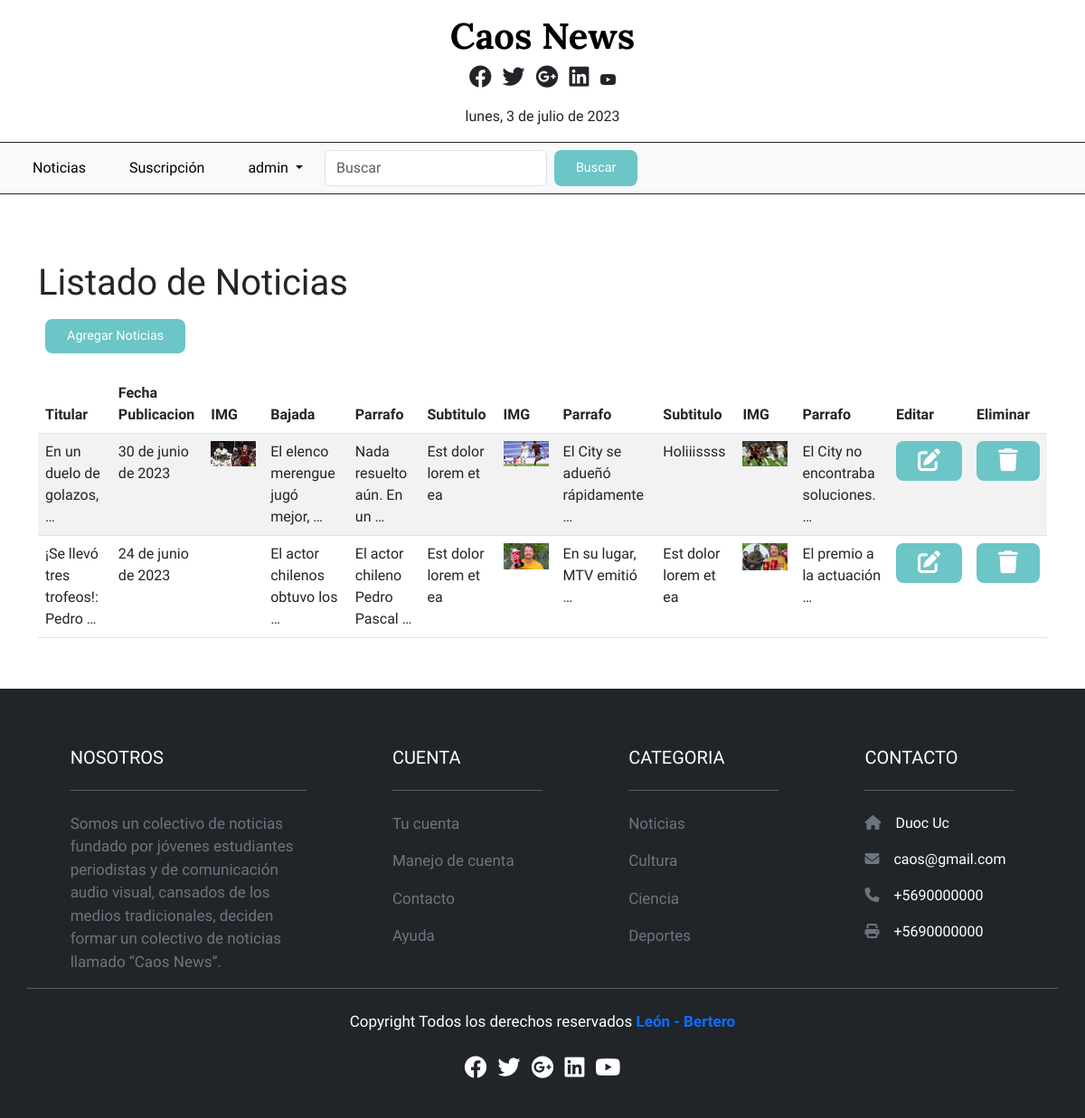
The app's page /listado (signed in) with its own data.
### noticias/models.py (models this page shows, shortened)
class Noticia(models.Model):
    id_noticia        = models.AutoField(db_column='idNoticia', primary_key=True)
    titulo            = models.CharField(max_length=100)
    fecha_publicacion = models.DateField(blank=False, null=False)
    id_categoria      = models.ForeignKey('Categoria', on_delete=models.CASCADE, db_column='idCategoria')
    img_hero          = models.ImageField(upload_to='hero', null=True, blank=True)
    bajada_titulo     = models.CharField(max_length=100)
    contenido         = models.CharField(max_length=1000)
    subtitulo         = models.CharField(max_length=100)
    img_noticias      = models.ImageField(upload_to='noticias', null=True, blank=True)
    contenido2        = models.CharField(max_length=1000)
    subtitulo2        = models.CharField(max_length=100)
    img_noticias2     = models.ImageField(upload_to='noticias2', null=True,blank=True)
    contenido3        = models.CharField(max_length=1000)

### noticias/views.py (the view)
# urls.py: path('listado', views.listado , name='listado'),
@login_required
def listado(request):
    noticia = Noticia.objects.all()
    context={"noticia":noticia}
    return render(request, 'noticias/gestion/listado.html', context)

### noticias/templates/noticias/gestion/listado.html (shortened to what this page needs)
{% extends '../base.html' %}
{% load static %}
{% block body %}
<div class="row">
    <div class="col-sm-12">
        <h1>Listado de Noticias</h1>
        <div class="p-2">
            <a href="{% url 'add'%}" class="btn btn-primary">Agregar Noticias</a>
          </div>
        <div class="table-responsive py-3 "  >
            <table class="table table-striped">
                <thead>
                    <tr >
                        <th>Titular</th>
                        <th>Fecha Publicacion</th>
                        <th>IMG</th>
                        <th>Bajada</th>
                        <th>Parrafo</th>
                        <th>Subtitulo</th>
                        <th>IMG</th>
                        <th>Parrafo</th>
                        <th>Subtitulo</th>
                        <th>IMG</th>
                        <th>Parrafo</th>
                        <th>Editar</th>
                        <th>Eliminar</th>
                    </tr>
                </thead>
                <tbody>
                    {% for n in noticia %}
                    <tr class="fila-tabla" style="height: 50px;">
                        <td>{{n.titulo|truncatewords:5 }}</td>
                        <td>{{n.fecha_publicacion}}</td>
                        <td><img src="{{n.img_hero.url}}" alt="" width="50px"></td>
                        <td>{{n.bajada_titulo|truncatewords:5 }}</td>
                        <td>{{n.contenido|truncatewords:5 }}</td>
                        <td>{{n.subtitulo|truncatewords:5 }}</td>
                        <td><img src="{{n.img_noticias.url}}" alt="" width="50px"></td>
                        <td>{{n.contenido2|truncatewords:5 }}</td>
                        <td>{{n.subtitulo2|truncatewords:5 }}</td>
                        <td><img src="{{n.img_noticias2.url}}" alt="" width="50px"></td>
                        <td>{{n.contenido3|truncatewords:5 }}</td>
                        <td><a href="edit/{{n.id_noticia}}" class="btn btn-primary"><i class="fa-solid fa-pen-to-square"></i> </a></td>
                        <td><a href="delete/{{n.id_noticia}}" class="btn btn-danger btnEliminacion"><i class="fa-sharp fa-solid fa-trash"></i></a></td>
                    </tr>
                    {% endfor %}
                </tbody>
            </table>
        </div>
    </div>
</div>
{% endblock %}

### noticias/templates/noticias/base.html (shortened to what this page needs)
{% load static %}
<!doctype html>
<html lang="es">
  <head>
    <link href="https://cdn.jsdelivr.net/npm/bootstrap@5.3.0-alpha3/dist/css/bootstrap.min.css" rel="stylesheet">
    <link rel="stylesheet" href="https://cdnjs.cloudflare.com/ajax/libs/font-awesome/6.4.0/css/all.min.css" />
    <link rel="stylesheet" href="{% static 'css/style.css' %}">
    <link rel="stylesheet" href="https://cdn.datatables.net/1.13.4/css/dataTables.bootstrap5.min.css"></link>
  </head>
  <body>
    <header class="mt-0 pt-0">
      <div id="topbar" class="bg-cover clearfix pt-3">
        <h2 class="logo"><a href="/">Caos News</a></h2>
        <div class="text-center">
          <ul class="list-unstyled list-inline">
              <li class="list-inline-item">
                  <a href="#" class="text-dark"><i class="fab fa-facebook"></i></a>
              </li>
              <li class="list-inline-item">
                  <a href="#" class="text-dark"><i class="fab fa-twitter"></i></a>
              </li>
              <li class="list-inline-item">
                  <a href="#" class="text-dark"><i class="fab fa-google-plus"></i></a>
              </li>
              <li class="list-inline-item">
                  <a href="#" class="text-dark"><i class="fab fa-linkedin"></i></a>
              </li>
              <li class="list-inline-item">
                  <a href="#" class="text-dark"><darki class="fab fa-youtube"></i></a>
              </li>
          </ul>
      </div>
      <div>
        <p id="fecha-actual"></p>
      </div>
      </div>
      <nav class="navbar navbar-expand-lg bg-body-tertiary">
        <div class="container-fluid">
          <div class="collapse navbar-collapse" id="navbarSupportedContent">
            <ul class="navbar-nav me-auto mb-2 mb-lg-0">
              <li class="nav-item">
                <a class="nav-link active" aria-current="page" href="{% url 'index' %}">Noticias</a>
              </li>
              <li class="nav-item">
                <a class="nav-link active" href="{% url 'suscripcion' %}">Suscripción</a>
              </li>
              {% if user.is_authenticated %}
                <li class="nav-item dropdown">
                  <a class="nav-link dropdown-toggle" href="#" id="navbarScrollingDropdown" role="button" data-bs-toggle="dropdown" aria-expanded="false">
                    {{user.username}}
                  </a>
                </li>
                {% else %}
                <li class="nav-item">
                  <a class="nav-link active" href="{%url 'login' %}">Ingresar</a>
                </li>
              {% endif %}
            <form class="d-flex" role="search">
              <input class="form-control me-2" type="search" placeholder="Buscar" aria-label="Search">
              <button class="btn btn-custom" type="submit">Buscar</button>
            </form>
          </div>
        </div>
      </nav>
    </header>
    <div class="container py-4">
        {% block body %}
        {% endblock %}
    </div>
    <footer class="bg-dark text-white pt-5 pb-4">
    <div class="container text-center text-md-start">
        <div class="row text-center text-md-start">
            <div class="col-md-3 col-lg-3 col-xl-3 mx-auto mt-3">
                <h5 class="text-uppercase mb-4 font-weight-bold text-white">Nosotros</h5>
                <hr class="mb-4">
                <p class="text-secondary">Somos un colectivo de noticias fundado por jóvenes
                  estudiantes periodistas y de comunicación audio visual, cansados de los medios
                  tradicionales, deciden formar un colectivo de noticias llamado “Caos News”.
                </p>
            </div>
            <div class="col-md-2 col-lg-2 col-xl-2 mx-auto mt-3">
                <h5 class="text-uppercase mb-4 font-wight-bold text-white">Cuenta</h5>
                <hr class="mb-4">
                <p>
                    <a href="#" class="text-secondary">Tu cuenta</a>
                </p>
                <p>
                    <a href="#" class="text-secondary">Manejo de cuenta</a>
                </p>
                <p>
                    <a href="#" class="text-secondary">Contacto</a>
                </p>
                <p>
                    <a href="#" class="text-secondary">Ayuda</a>
                </p>
            </div>
            <div class="col-md-2 col-lg-2 col-xl-2 mx-auto mt-3">
                <h5 class="text-uppercase mb-4 font-wight-bold text-white">Categoria</h5>
                  <hr class="mb-4">
                <p>
                    <a href="#" class="text-secondary">Noticias</a>
                </p>
                <p>
                    <a href="#" class="text-secondary">Cultura</a>
                </p>
                <p>
                    <a href="#" class="text-secondary">Ciencia</a>
                </p>
                <p>
                    <a href="#" class="text-secondary">Deportes</a>
                </p>
            </div>
            <div class="col-md-2 col-lg-2 col-xl-2 mx-auto mt-3">
                <h5 class="text-uppercase mb-4 font-wight-bold text-white">Contacto</h5>
                <hr class="mb-4">
                <p>
                    <li class="fas fa-home me-3 text-secondary"></li>Duoc Uc
                </p>
                <p>
                    <li class="fas fa-envelope me-3 text-secondary"></li>caos@gmail.com
                </p>
                <p>
                    <li class="fas fa-phone me-3 text-secondary"></li>+5690000000
                </p>
                <p>
                    <li class="fas fa-print me-3 text-secondary"></li>+5690000000
                </p>
            </div>
            <hr class="mb-4">
            <div class="text-center mb-2">
                <p>
                    Copyright Todos los derechos reservados
                    <a href="#">
                        <strong class="text-primary">León - Bertero</strong>
                    </a>
                </p>
            </div>
            <div class="text-center">
                <ul class="list-unstyled list-inline">
                    <li class="list-inline-item">
                        <a href="#" class="text-white"><i class="fab fa-facebook"></i></a>
                    </li>
                    <li class="list-inline-item">
                        <a href="#" class="text-white"><i class="fab fa-twitter"></i></a>
                    </li>
                    <li class="list-inline-item">
                        <a href="#" class="text-white"><i class="fab fa-google-plus"></i></a>
                    </li>
                    <li class="list-inline-item">
                        <a href="#" class="text-white"><i class="fab fa-linkedin"></i></a>
                    </li>
                    <li class="list-inline-item">
                        <a href="#" class="text-white"><i class="fab fa-youtube"></i></a>
                    </li>
                </ul>
            </div>
        </div>
    </div>
  </footer>
  </body>
</html>

### noticias/static/css/style.css (style rules this page uses)
h2.logo > a { color: black; text-decoration: none; }
* { margin: 0; padding: 0; box-sizing: border-box; }
header { text-align: center; padding: 20px 0; padding-bottom: 50px; }
body { font-family: 'Hind Madurai', sans-serif; background-color: #fff; }
h2.logo { font-family: 'Lora', serif; font-size: 2.5rem; font-weight: bold; color: black; }
.navbar li.nav-item a.nav-link { font-family: 'Hind Madurai', sans-serif; color: #000000; padding-right: 1.5rem; padding-left: 1.5rem; }
footer a { text-decoration: none; font-size: 17px; }
footer p { font-size: 17px; }
i { font-size: 25px; }
#topbar, .navbar { border-bottom: solid 1px; }
.btn { font-family: 'Hind Madurai', sans-serif; font-weight: 500; font-size: 0.9rem; padding: 0.5rem 1.5rem; border-radius: 0.5rem; border: none; transition: all 0.3s ease-in-out; background-color: #6CC5C6; }
.btn-custom { background-color: #6CC5C6; color: white; }
.fila-tabla { height: 50px !important; }

### records on screen
Noticia: titulo "En un duelo de golazos, …", fecha_publicacion "30 de junio de 2023", img_hero (picture), bajada_titulo "El elenco merengue jugó mejor, …", contenido "Nada resuelto aún. En un …", subtitulo "Est dolor lorem et ea", img_noticias (picture), contenido2 "El City se adueñó rápidamente …", subtitulo2 "Holiiissss", img_noticias2 (picture), contenido3 "El City no encontraba soluciones. …"
Noticia: titulo "¡Se llevó tres trofeos!: Pedro …", fecha_publicacion "24 de junio de 2023", bajada_titulo "El actor chilenos obtuvo los …", contenido "El actor chileno Pedro Pascal …", subtitulo "Est dolor lorem et ea", img_noticias (picture), contenido2 "En su lugar, MTV emitió …", subtitulo2 "Est dolor lorem et ea", img_noticias2 (picture), contenido3 "El premio a la actuación …"

### other values on screen
{{ user.username }} "admin"
